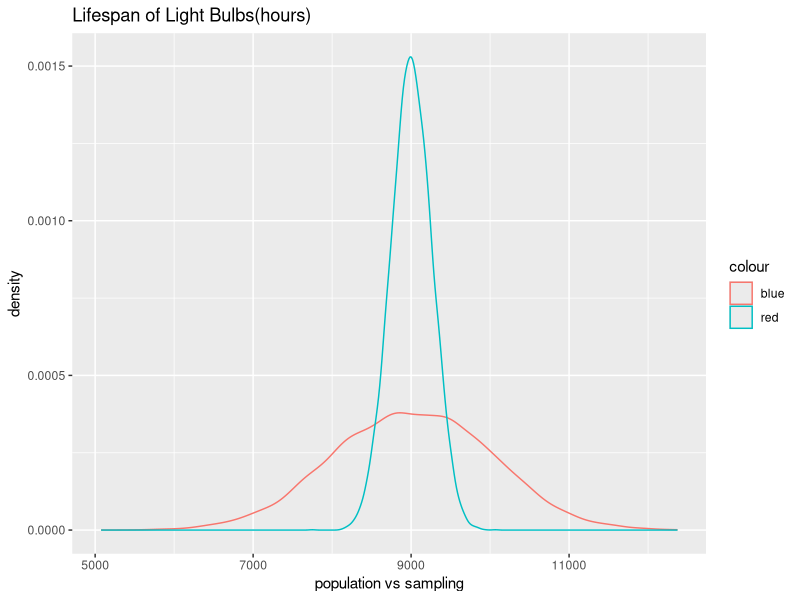

This figure's R source:
## ---- chunk 1
knitr::opts_chunk$set(echo = TRUE)
## ---- chunk 2
IQR = 177.9 - 163.8
IQR
## ---- chunk 3
mean <- 171.8
sd <- 9.4
z_score180 <- (180 - mean)/sd
z_score180
## ---- chunk 4
z_score150 <- (155 - mean)/sd
z_score150
## ---- chunk 5
n <- 507
sd/sqrt(n)
## ---- chunk 6
mean2 <- 84.71
err_lower <- mean2 - 80.31 #margin of error from lower bound
err_upper <- 89.11 - mean2 #margin of error from upper bound
err_upper
err_lower
## ---- chunk 7
mean3 <- 30.69 #sample mean
se <- 4.31/sqrt(36) #standard error

Z <- (mean3-32)/se #test statistic
p_value <- pnorm(Z) #p-value
p_value
## ---- chunk 8
z <- 1.645
mean3 - z*se
mean3 + z*se
## ---- chunk 9
se <- 6.5/sqrt(36)
se
z <- (118.2-100)/se
z
## ---- chunk 10
#118.2 +/- se
#upper limit 
118.2 + 1.083
## ---- chunk 11
#lower limit 
118.2 - 1.083
## ---- chunk 12
1 - pnorm(10500, mean = 9000, sd = 1000)
## ---- chunk 13
se <- 1000/sqrt(15)
se
## ---- chunk 14
Z <-(10500-9000)/ se 

1 - pnorm(Z) #prob. of obtaining more than 10500
## ---- chunk 15
population <- rnorm(10500, mean = 9000, sd = 1000)
sampling <- rnorm(10500, mean = 9000, sd = se)

library(ggplot2)
ggplot() + 
  geom_density(aes(population, col="blue")) + 
    geom_density(aes(sampling, col="red")) +
      labs(title = "Lifespan of Light Bulbs(hours)", x = "population vs sampling")
